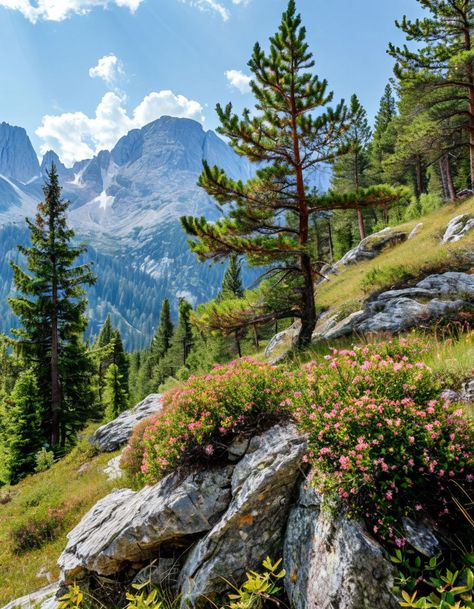
#> input picture ShkrebkoMS/1_ImageProcessing/images/mountain.jpg, 474 x 609 px
$ python main.py --input images/mountain.jpg --output out.png --filter resize
#> lines starting #> are read from the running program, lines starting #| are printed output that depends on the picture
#> in read_image, image is the input picture: shape (609, 474, 3); mean B, G, R 103.4, 117.1, 105.6
### ShkrebkoMS/1_ImageProcessing/filters.py
from abc import ABC, abstractmethod

import numpy as np


# [34 lines left out: functions center_distance, vignette, box_blur, thicken, not called in this run]


class ImageFilter(ABC):
    # Базовый класс для всех фильтров

    @staticmethod
    def get_filter(name, param=None, softness=None, radius=None):
        # Создаёт фильтр по его имени
        if name == "gray":
            return GrayScale()
        if name == "resize":
            return Resize(param)
        if name == "antique":
            return Antique(param)
        if name == "fade_color":
            return FadeColor(param)
        if name == "film_effect":
            return FilmEffect(param)
        if name == "matte":
            return Matte(param, softness)
        if name == "old_photo":
            return OldPhoto(param)
        if name == "neon":
            return Neon(param, radius)

        raise ValueError(f"Неизвестный фильтр: {name}")

    # [4 lines left out: function apply_filter, not called in this run]


class GrayScale(ImageFilter):
    # Перевод в оттенки серого

    # [12 lines left out: function apply_filter, not called in this run]


class Resize(ImageFilter):
    # Изменение разрешения методом ближайшего соседа

    def __init__(self, scale=None):
        if scale is None:
            scale = 0.5
        if scale <= 0:
            raise ValueError("Масштаб должен быть больше 0")
        self.scale = scale

    def apply_filter(self, image):
        height, width = image.shape[:2]
#> height = 609; width = 474

        # размеры нового изображения
        new_height = int(height * self.scale)
#> new_height = 304
        new_width = int(width * self.scale)
#> new_width = 237

        # номера строк и столбцов исходного изображения для каждого нового пикселя
        rows = (np.arange(new_height) / self.scale).astype(int)
#> rows = 304 values from 0 to 606
        cols = (np.arange(new_width) / self.scale).astype(int)
#> cols = 237 values from 0 to 472

        rows = np.clip(rows, 0, height - 1)
        cols = np.clip(cols, 0, width - 1)

        # выбираем нужные строки, затем нужные столбцы
        return image[rows][:, cols]
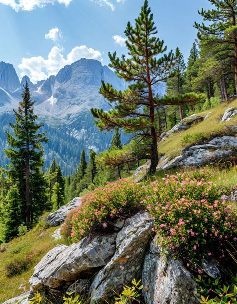
#> returned value: shape (304, 237, 3); mean of channels 0, 1, 2 103.7, 117.2, 105.7; drawn as B, G, R


class Antique(ImageFilter):
    # Эффект антиквариата (сепия)

    # [28 lines left out: functions __init__, apply_filter, not called in this run]


class FadeColor(ImageFilter):
    # Выцветание

    # [14 lines left out: functions __init__, apply_filter, not called in this run]


class FilmEffect(ImageFilter):
    # Имитация инфракрасной плёнки

    # [21 lines left out: functions __init__, apply_filter, not called in this run]


class Matte(ImageFilter):
    # Белая овальная рамка по краям

    # [28 lines left out: functions __init__, apply_filter, not called in this run]


class OldPhoto(ImageFilter):
    # Состаренная фотография

    # [47 lines left out: functions __init__, apply_filter, not called in this run]


class Neon(ImageFilter):
    # Фиолетовое неоновое свечение контуров

    # [52 lines left out: functions __init__, apply_filter, not called in this run]

### ShkrebkoMS/1_ImageProcessing/main.py
import argparse
import sys

import cv2
from filters import ImageFilter


def cli_argument_parser():
    # Разбор аргументов командной строки
    parser = argparse.ArgumentParser(description="Применение фильтров к изображению")

    parser.add_argument("-i", "--input", required=True,
                        help="путь к входному изображению")
    parser.add_argument("-o", "--output", required=True,
                        help="путь для сохранения результата")
    parser.add_argument("-f", "--filter", required=True,
                        choices=["resize", "gray", "antique", "fade_color", "film_effect", "matte", "old_photo", "neon"],
                        help="тип фильтра")
    parser.add_argument("-p", "--param", type=float, default=None,
                        help="параметр фильтра (например, коэффициент масштабирования для resize и др. фильтров)")
    parser.add_argument("-s", "--softness", type=float, default=None,
                        help="мягкость края маски (для matte)")
    parser.add_argument("-r", "--radius", type=float, default=None,
                        help="толщина неоновой обводки в пикселях (для neon)")

    return parser.parse_args()


def read_image(image_path):
    # Чтение изображения из файла
    image = cv2.imread(image_path)
    if image is None:
        raise FileNotFoundError(f"Не удалось прочитать изображение: {image_path}")
    return image


def main():
    # Разбор аргументов, чтение, применение фильтра и сохранение
    args = cli_argument_parser()

    try:
        image = read_image(args.input)
    except FileNotFoundError as error:
        print("Ошибка:", error)
        sys.exit(1)

    try:
        image_filter = ImageFilter.get_filter(args.filter, args.param, args.softness, args.radius)
    except ValueError as error:
        print("Ошибка:", error)
        sys.exit(1)

    result = image_filter.apply_filter(image)

    cv2.imwrite(args.output, result)
    print("Готово, результат сохранён в", args.output)


if __name__ == "__main__":
    main()
